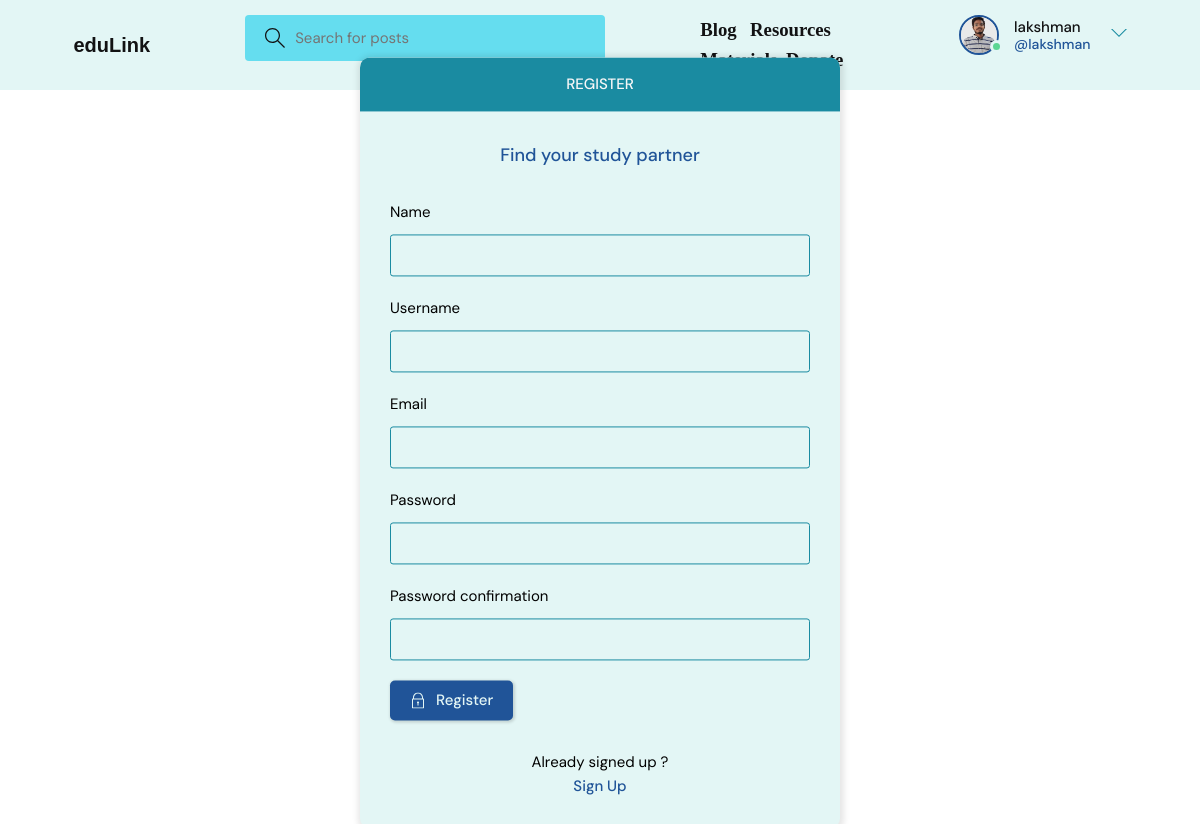
Page /register/ (signed in) on the committed database.
### base/models.py (models this page shows)
class User(AbstractUser):
    name = models.CharField(max_length=200, null=True)
    email = models.EmailField(unique=True, null=True)
    bio = models.TextField(null=True)
    avatar = models.ImageField(null=True, default="avatar.svg")
    USERNAME_FIELD = 'email'
    REQUIRED_FIELDS = []

### base/views.py (the view, shortened to what this page needs)
# urls.py: path('register/', views.registerPage, name="register"),
def registerPage(request):
    form = MyUserCreationForm()
    return render(request, 'base/login_register.html', {'form': form})

### base/forms.py
class MyUserCreationForm(UserCreationForm):
    class Meta:
        model = User
        fields = ['name', 'username', 'email', 'password1', 'password2']

### base/templates/base/login_register.html (shortened to what this page needs)
{% extends 'main.html' %}
{% block content %}
<main class="auth layout">
  {% if page == 'login' %}
  <div class="container">
    <div class="layout__box">
      <div class="layout__boxHeader">
        <div class="layout__boxTitle">
          <h3>Login</h3>
        </div>
      </div>
      <div class="layout__body">
        <h2 class="auth__tagline">Find your study partner</h2>
        <form class="form" action="" method="POST">
          {% csrf_token %}
          <div class="form__group form__group">
            <label for="room_name">Email</label>
            <input id="username" name="email" type="email" placeholder="e.g. lakshman@gmail.com" />
          </div>
          <div class=" form__group">
            <label for="password">Password</label>
            <input id="password" name="password" type="password"
              placeholder="&bull;&bull;&bull;&bull;&bull;&bull;&bull;&bull;" />
          </div>
          <button class="btn btn--main" type="submit">
            <svg version="1.1" xmlns="http://www.w3.org/2000/svg" width="32" height="32" viewBox="0 0 32 32">
              <title>lock</title>
              <path
                d="M27 12h-1v-2c0-5.514-4.486-10-10-10s-10 4.486-10 10v2h-1c-0.553 0-1 0.447-1 1v18c0 0.553 0.447 1 1 1h22c0.553 0 1-0.447 1-1v-18c0-0.553-0.447-1-1-1zM8 10c0-4.411 3.589-8 8-8s8 3.589 8 8v2h-16v-2zM26 30h-20v-16h20v16z">
              </path>
              <path
                d="M15 21.694v4.306h2v-4.306c0.587-0.348 1-0.961 1-1.694 0-1.105-0.895-2-2-2s-2 0.895-2 2c0 0.732 0.413 1.345 1 1.694z">
              </path>
            </svg>
            Login
          </button>
        </form>
        <div class="auth__action">
          <p>Haven't signed up yet?</p>
          <a href="{% url 'register' %}" class="btn btn--link">Sign Up</a>
        </div>
      </div>
    </div>
  </div>
  {% else %}
  <div class="container">
    <div class="layout__box">
      <div class="layout__boxHeader">
        <div class="layout__boxTitle">
          <h3>Register</h3>
        </div>
      </div>
      <div class="layout__body">
        <h2 class="auth__tagline">Find your study partner</h2>
        <form class="form" action="" method="POST">
          {% for field in form %}
          <div class="form__group form__group">
            <label for="room_name">{{field.label}}</label>
            {{field}}
          </div>
          {% endfor %}
          <button class="btn btn--main" type="submit">
            Register
          </button>
        </form>
        <div class="auth__action">
          <p>Already signed up ?</p>
          <a href="{% url 'login' %}" class="btn btn--link">Sign Up</a>
        </div>
      </div>
    </div>
  </div>
  {% endif %}
</main>
{% endblock content %}

### templates/navbar.html (shortened to what this page needs)
{% load static %}
<header class="header header--loggedIn">
  <div class="container">
    <a href="{% url 'home' %}" class="header__logo">
      <h1 style="color: #121213; font-weight: bold; font-family: 'Comic Sans MS', cursive, sans-serif;">eduLink</h1>
    </a>
    <form class="header__search" method="GET" action="{% url 'home' %}">
      <label>
        <input name="q" placeholder="Search for posts" />
      </label>
    </form>
    <div class="navbar-nav">
      <a class="nav-link" href="{% url 'article_list' %}" style="font-size: 1.25em;"><h1 style="color: #121213; font-weight: bold; font-family: 'Arial: A sans-serif';">Blog &nbsp;</h1></a>
      <a class="nav-link" href="{% url 'resource_list' %}" style="font-size: 1.25em;"><h1 style="color: #121213; font-weight: bold; font-family: 'Arial: A sans-serif';">Resources &nbsp;</h1></a>
      <a class="nav-link" href="{% url 'subject_list' %}" style="font-size: 1.25em;"><h1 style="color: #121213; font-weight: bold; font-family: 'Arial: A sans-serif';">Materials&nbsp;</h1></a>
      <a class="nav-link" href="#" style="font-size: 1.25em;"><h1 style="color: #121213; font-weight: bold; font-family: 'Arial: A sans-serif';">Donate</h1></a>
  </div>
    <nav class="header__menu">
      {% if request.user.is_authenticated %}
      <div class="header__user">
        <a href="{% url 'update-user' %}">
          <div class="avatar avatar--medium active">
            <img src="{{request.user.avatar.url}}" />
          </div>
          <p>
            {{request.user.username}} <span>@{{request.user.username}}</span>
          </p>
        </a>
        <button class="dropdown-button">
          <svg
            version="1.1"
            xmlns="http://www.w3.org/2000/svg"
            width="32"
            height="32"
            viewBox="0 0 32 32"
          >
            <title>chevron-down</title>
            <path d="M16 21l-13-13h-3l16 16 16-16h-3l-13 13z"></path>
          </svg>
        </button>
      </div>
      {% else %}
      <a href="{% url 'login' %}">
        <img src="{% static 'images/avatar.svg' %}" />
        <p>Login</p>
      </a>
      {% endif %}
    </nav>
  </div>
</header>

### rows in the picture
User: user.avatar (picture), user.username "lakshman"

### other values in the picture
{{ field.label }} "Name" "Username" "Email" "Password" "Password confirmation"
